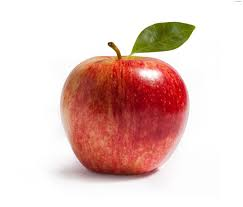
//> input picture test.jpg, 243 x 207 px
$ ./main ../test.jpg   (built with g++ and OpenCV 4)
//> lines starting //> are read from the running program, lines starting //| are printed output that depends on the picture
#include <iostream>
#include <opencv2/imgproc.hpp>
#include <opencv2/highgui.hpp>

using namespace cv;
using namespace std;

int main(int argc, char* argv[]) {

    Mat src, dst;
    src = imread(argv[1], 1);
//> src is the input picture: 207 rows x 243 cols, CV_8UC3; mean B, G, R 196.7, 202, 230.7
    if (src.empty()) {
        return -1;
    }

    vector<Mat> bgr_planes;
    split(src, bgr_planes);
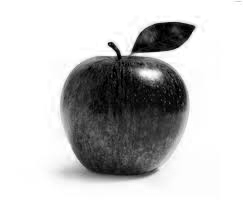
//> bgr_planes[0]: 207 rows x 243 cols, CV_8UC1; min 0, max 255, mean 196.7
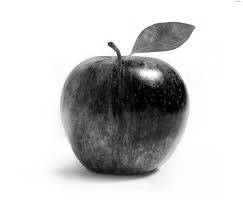
//> bgr_planes[1]: 207 rows x 243 cols, CV_8UC1; min 0, max 255, mean 202
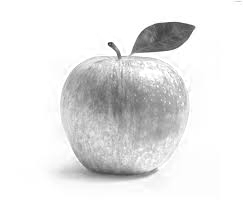
//> bgr_planes[2]: 207 rows x 243 cols, CV_8UC1; min 33, max 255, mean 230.7

    int histSize = 256;

    float range[] = {0, 256};
    const float* histRange = {range};

    bool uniform = true;
    bool accumulate = false;

    Mat b_hist, g_hist, r_hist;

    calcHist(&bgr_planes[0], 1, 0, Mat(), b_hist, 1, &histSize, &histRange, uniform, accumulate);
//> b_hist = 256 values, max 24001 at index 255, min 9 at index 127, mean 196.5
    calcHist(&bgr_planes[1], 1, 0, Mat(), g_hist, 1, &histSize, &histRange, uniform, accumulate);
//> g_hist = 256 values, max 24158 at index 255, min 10 at index 205, mean 196.5
    calcHist(&bgr_planes[2], 1, 0, Mat(), r_hist, 1, &histSize, &histRange, uniform, accumulate);
//> r_hist = 256 values, max 24790 at index 255, min 0 at index 0, mean 196.5

    int hist_w = 512;
    int hist_h = 400;

    int bin_w = cvRound((double) hist_w/histSize);

    Mat histImage(hist_h, hist_w, CV_8UC3, Scalar(0,0,0));

    normalize(b_hist, b_hist, 0, histImage.rows, NORM_MINMAX, -1, Mat());
//> b_hist = 256 values, max 400 at index 255, min 0 at index 127, mean 3.13
    normalize(g_hist, g_hist, 0, histImage.rows, NORM_MINMAX, -1, Mat());
//> g_hist = 256 values, max 400 at index 255, min 0 at index 205, mean 3.09
    normalize(r_hist, r_hist, 0, histImage.rows, NORM_MINMAX, -1, Mat());
//> r_hist = 256 values, max 400 at index 255, min 0 at index 0, mean 3.17

    for(int i=1; i< histSize; i++) {
        line( histImage, Point( bin_w*(i-1), hist_h - cvRound(b_hist.at<float>(i-1)) ) ,
              Point( bin_w*(i), hist_h - cvRound(b_hist.at<float>(i)) ),
              Scalar( 255, 0, 0), 2, 8, 0  );
        line( histImage, Point( bin_w*(i-1), hist_h - cvRound(g_hist.at<float>(i-1)) ) ,
              Point( bin_w*(i), hist_h - cvRound(g_hist.at<float>(i)) ),
              Scalar( 0, 255, 0), 2, 8, 0  );
        line( histImage, Point( bin_w*(i-1), hist_h - cvRound(r_hist.at<float>(i-1)) ) ,
              Point( bin_w*(i), hist_h - cvRound(r_hist.at<float>(i)) ),
              Scalar( 0, 0, 255), 2, 8, 0  );
    }
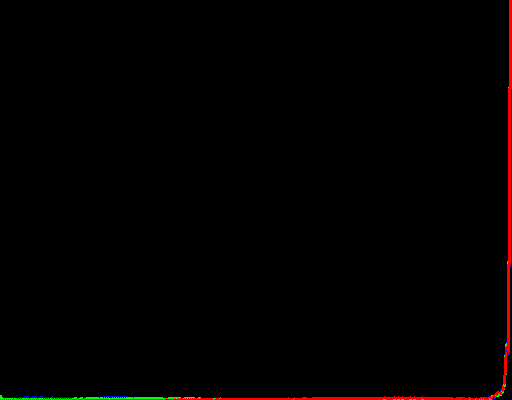
//> histImage: 400 rows x 512 cols, CV_8UC3; mean B, G, R 0.2, 0.5, 2.6

    namedWindow("calcHist Demo", WINDOW_AUTOSIZE);
    imshow("calcHist Demo", histImage);

    waitKey(0);

    return 0;
}
